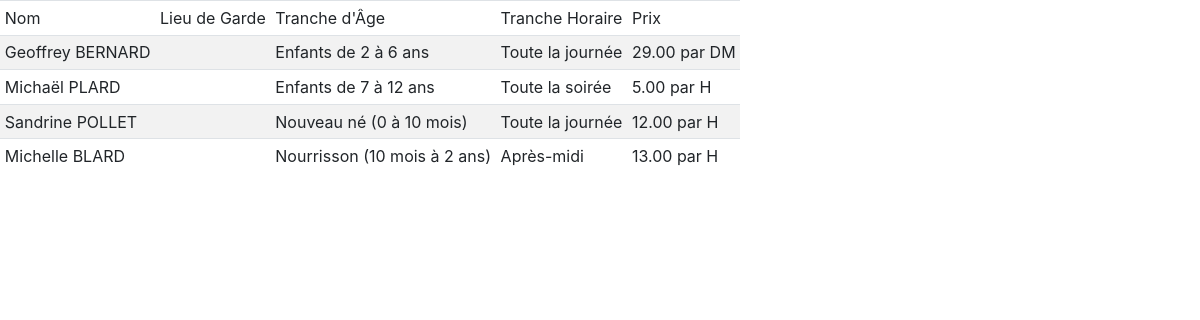
The page /list/ on the database as committed earlier.
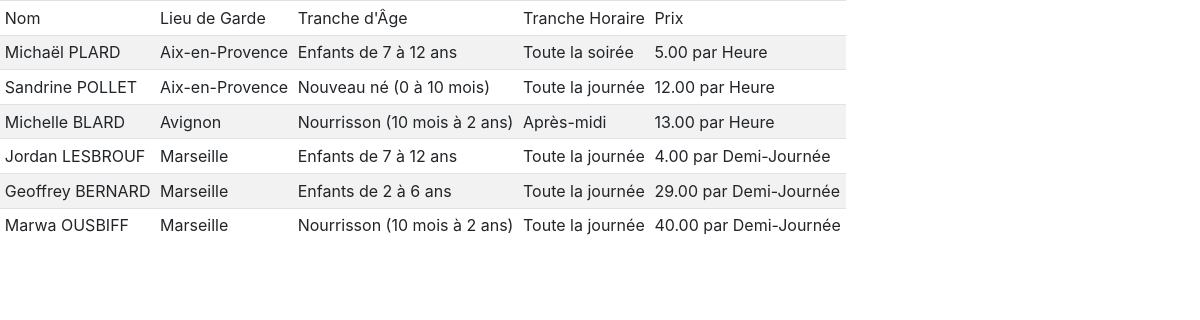
The same page on the database as committed later.
### babysittersList/models.py (models this page shows, shortened)
class User(models.Model):
    JOB_CHOICES = (
        ('CAD', "Cadre"),
        ('CAS', "Cadre Supérieur"),
        ('CAP', "Cadre de la fonction publique"),
        ('AGP', "Agent de production"),
        ('ENS', "Enseignant"),
        ('MFO', "Mère au Foyer"),
        ('RET', "Retraitée"),
    )
    name = models.CharField(
        "Nom",
        max_length=60,
        default=" ",
    )
    age = models.PositiveSmallIntegerField(
        "Âge",
        default=0,
    )
    birth = models.DateField(
        "Date de naissance",
        max_length=8,
        default=timezone.now,
    )
    birth_location = models.CharField(
        "Lieu de naissance",
        max_length=64,
        blank=True,
    )
    job = models.CharField(
        "Profession",
        max_length=4,
        choices=JOB_CHOICES,
        blank=True,
    )
    phone = PhoneNumberField(
        "Numéro de téléphone",
        blank=True,
    )
    email = models.EmailField(
        "Adresse électronique",
        default=" ",
    )
    creation_date = models.DateTimeField(
        default=timezone.now,
    )

class Babysitter(User):
    AGE_TARGET_CHOICES = (
        ('BBY', "Nouveau né (0 à 10 mois)"),
        ('GBA', "Nourrisson (10 mois à 2 ans)"),
        ('CHI', "Enfants de 2 à 6 ans"),
        ('GCH', "Enfants de 7 à 12 ans"),
        ('TEE', "Enfants de 12 ans et plus"),
    )
    TIME_TARGET_CHOICES = (
        ('AM', "Matin"),
        ('PM', "Après-midi"),
        ('DAY', "Toute la journée"),
        ('EV', "Toute la soirée"),
    )
    LOCATIONS = (
        ('AIX', "Aix-en-Provence"),
        ('MAR', "Marseille"),
        ('AVG', "Avignon"),
    )
    GRADES_CHOICES = (
        ('BAF', "BAFA"),
        ('DPE', "Diplôme de petite enfance"),
    )
    TARIFICATION_UNIT = (
        ('TU1', "Heure"),
        ('TU2', "Demi-Journée"),
        ('TU3', "Jour"),
        ('TU4', "Semaine")
    )
    user = models.OneToOneField(
        User,
        on_delete=models.CASCADE,
        parent_link=True,
    )
    age_target = models.CharField(
        "Tranche d'âge de l'enfant",
        max_length=4,
        choices=AGE_TARGET_CHOICES,
        blank=True,
    )
    time_target = models.CharField(
        "Moments de la journée",
        max_length=4,
        choices=TIME_TARGET_CHOICES,
        blank=True,
    )
    location = models.CharField(
        "Ville et environs",
        max_length=4,
        choices=LOCATIONS,
        blank=True,
    )
    grade_main = models.CharField(
        "Premier diplôme (Si vous en disposez)",
        max_length=4,
        choices=GRADES_CHOICES,
        blank=True,
    )
    grade_sec = models.CharField(
        "2ème diplôme (Si vous en disposez)",
        max_length=4,
        choices=GRADES_CHOICES,
        blank=True,
    )
    grade_tri = models.CharField(
        "3ème diplôme (Si vous en disposez)",
        max_length=4,
        choices=GRADES_CHOICES,
        blank=True,
    )
    aid_certificate_grade = models.BooleanField(
        "Vous êtes titulaire d'un brevet de secourisme ?",
        default=False,
    )
    criminal_record = models.BooleanField(
        "J'atteste sur l'honneur et déclare avoir un casier judiciaire (B1 et B2) vierge.\n(Notez toutefois que la famille de l'enfant peut demander une copie de vos deux casiers judiciaires.)",
        default=False,
    )
    price = MoneyField(
        "Tarifs de vos prestations",
        max_digits=10,
        decimal_places=2,
        default_currency='EUR',
    )
    price_unit = models.CharField(
        "par",
        max_length=4,
        choices=TARIFICATION_UNIT,
        default='H',
    )
    linkedin = models.URLField(
        "Profil LinkedIn",
        blank=True,
    )

class User(models.Model):
    JOB_CHOICES = (
        ('CAD', "Cadre"),
        ('CAS', "Cadre Supérieur"),
        ('CAP', "Cadre de la fonction publique"),
        ('AGP', "Agent de production"),
        ('ENS', "Enseignant"),
        ('MFO', "Mère au Foyer"),
        ('RET', "Retraitée"),
    )
    name = models.CharField(
        "Nom",
        max_length=60,
        default=" ",
    )
    age = models.PositiveSmallIntegerField(
        "Âge",
        default=0,
    )
    birth = models.DateField(
        "Date de naissance",
        max_length=8,
        default=timezone.now,
    )
    birth_location = models.CharField(
        "Lieu de naissance",
        max_length=64,
        blank=True,
    )
    job = models.CharField(
        "Profession",
        max_length=4,
        choices=JOB_CHOICES,
        blank=True,
    )
    phone = PhoneNumberField(
        "Numéro de téléphone",
        blank=True,
    )
    email = models.EmailField(
        "Adresse électronique",
        default=" ",
    )
    creation_date = models.DateTimeField(
        default=timezone.now,
    )

### babysittersList/views.py (the view)
# urls.py: path('list/', views.list),
def list(request):
    babysitters = Babysitter.objects.all().order_by('price_unit', 'price')
    return render(request, 'babysittersList/list.html', {'babysitters': babysitters})

### babysittersList/templates/babysittersList/list.html (shortened to what this page needs)
<!DOCTYPE html>
<html lang="en">
<head>
    <link rel="stylesheet" href="https://stackpath.bootstrapcdn.com/bootstrap/4.1.2/css/bootstrap.min.css">
</head>
<body>
        <table class="table table-sm table-striped table-responsive">
            <thead>
                <tr>
                    <td>Nom</td>
                    <td>Lieu de Garde</td>
                    <td>Tranche d'Âge</td>
                    <td>Tranche Horaire</td>
                    <td>Prix</td>
                </tr>
            </thead>
            <tbody>
            {% for babysitter in babysitters %}
                <tr>
                    <td>{{ babysitter.name }}</td>
                    <td>{{ babysitter.get_location_display }}</td>
                    <td>{{ babysitter.get_age_target_display }}</td>
                    <td>{{ babysitter.get_time_target_display }}</td>
                    <td>{{ babysitter.price }} par {{ babysitter.get_price_unit_display }}</td>
                </tr>
            {% endfor %}
            </tbody>
        </table>
</body>
</html>

Rows that differ between the two databases and show on the page:
changed Babysitter "Toute la soirée": location (not shown) → "Aix-en-Provence"; price_unit "H" → "Heure"
changed Babysitter "Nouveau né (0 à 10 mois)": location (not shown) → "Aix-en-Provence"; price_unit "H" → "Heure"
changed Babysitter "Après-midi": location (not shown) → "Avignon"; price_unit "H" → "Heure"
added Babysitter: name "Jordan LESBROUF", location "Marseille", age_target "Enfants de 7 à 12 ans", time_target "Toute la journée", price "4.00", price_unit "Demi-Journée"
changed Babysitter "Enfants de 2 à 6 ans": location (not shown) → "Marseille"; price_unit "DM" → "Demi-Journée"; moves down the list
added Babysitter: name "Marwa OUSBIFF", location "Marseille", age_target "Nourrisson (10 mois à 2 ans)", time_target "Toute la journée", price "40.00", price_unit "Demi-Journée"
